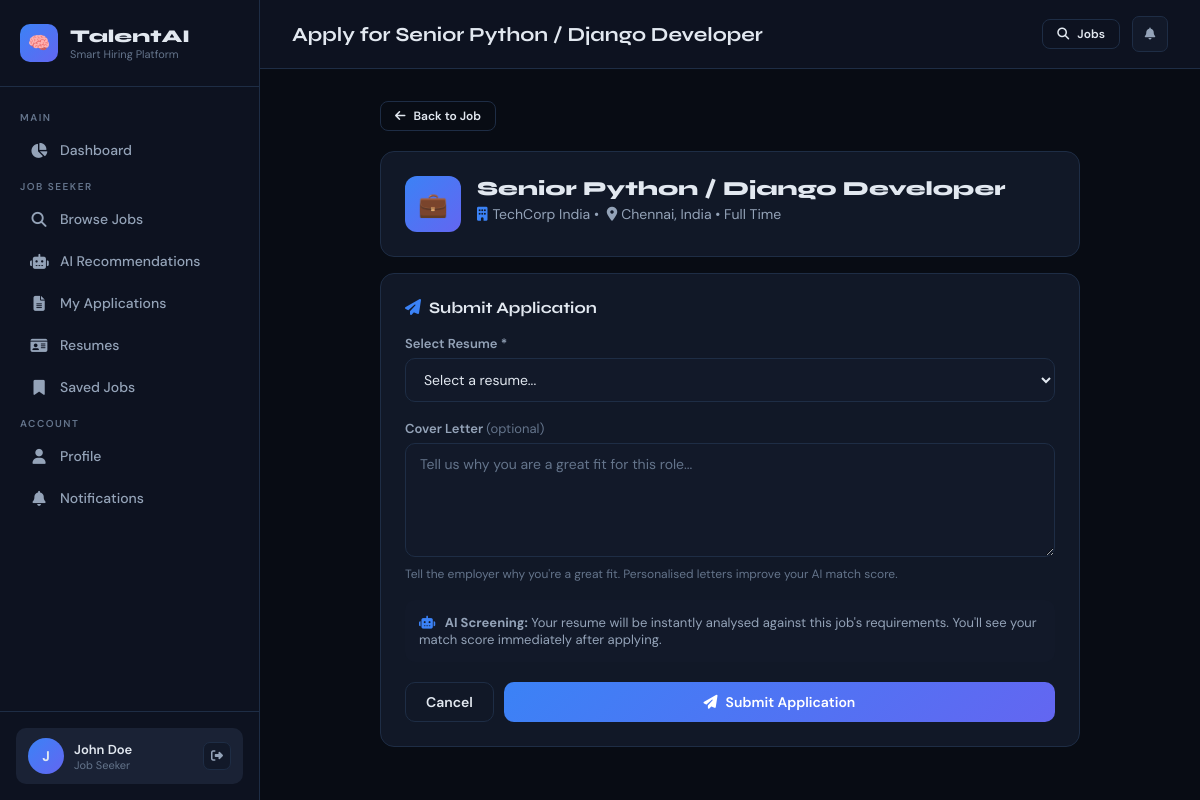
Screenshot of /jobs/1/apply/ (signed in) with the database file from the repository.
### core/models.py (models this page shows, shortened)
class JobPosting(models.Model):
    JOB_TYPE_CHOICES = [
        ('full_time', 'Full Time'),
        ('part_time', 'Part Time'),
        ('contract', 'Contract'),
        ('internship', 'Internship'),
        ('remote', 'Remote'),
        ('hybrid', 'Hybrid'),
    ]
    EXPERIENCE_CHOICES = [
        ('entry', 'Entry Level (0-1 yrs)'),
        ('junior', 'Junior (1-3 yrs)'),
        ('mid', 'Mid Level (3-5 yrs)'),
        ('senior', 'Senior (5-8 yrs)'),
        ('lead', 'Lead / Principal (8+ yrs)'),
    ]
    STATUS_CHOICES = [
        ('draft', 'Draft'),
        ('active', 'Active'),
        ('closed', 'Closed'),
        ('paused', 'Paused'),
    ]
    company = models.ForeignKey(User, on_delete=models.CASCADE, related_name='job_postings')
    title = models.CharField(max_length=200)
    description = models.TextField()
    requirements = models.TextField()
    responsibilities = models.TextField(blank=True)
    skills_required = models.ManyToManyField(Skill, related_name='jobs', blank=True)
    skills_text = models.TextField(blank=True, help_text='Comma-separated skills for NLP matching')
    job_type = models.CharField(max_length=20, choices=JOB_TYPE_CHOICES, default='full_time')
    experience_level = models.CharField(max_length=20, choices=EXPERIENCE_CHOICES, default='mid')
    location = models.CharField(max_length=200)
    salary_min = models.DecimalField(max_digits=12, decimal_places=2, blank=True, null=True)
    salary_max = models.DecimalField(max_digits=12, decimal_places=2, blank=True, null=True)
    status = models.CharField(max_length=20, choices=STATUS_CHOICES, default='active')
    deadline = models.DateField(blank=True, null=True)
    created_at = models.DateTimeField(auto_now_add=True)
    updated_at = models.DateTimeField(auto_now=True)
    views_count = models.IntegerField(default=0)
    class Meta:
        ordering = ['-created_at']

class CompanyProfile(models.Model):
    user = models.OneToOneField(User, on_delete=models.CASCADE, related_name='company_profile')
    company_name = models.CharField(max_length=200)
    industry = models.CharField(max_length=100, blank=True)
    website = models.URLField(blank=True)
    location = models.CharField(max_length=200, blank=True)
    company_size = models.CharField(max_length=50, blank=True)
    description = models.TextField(blank=True)
    logo = models.ImageField(upload_to='company_logos/', blank=True, null=True)
    founded_year = models.IntegerField(blank=True, null=True)
    is_verified = models.BooleanField(default=False)
    created_at = models.DateTimeField(auto_now_add=True)

### core/views.py (the view, shortened to what this page needs)
# urls.py: path('jobs/<int:pk>/apply/', views.apply_job, name='apply_job'),
@login_required
@role_required('user')
def apply_job(request, pk):
    job = get_object_or_404(JobPosting, pk=pk, status='active')
    if JobApplication.objects.filter(applicant=request.user, job=job).exists():
        messages.warning(request, "You have already applied to this job.")
        return redirect('job_detail', pk=pk)
    form = JobApplicationForm(request.user, request.POST or None)
    return render(request, 'core/user/apply_job.html', {'form': form, 'job': job})

### core/forms.py
class JobApplicationForm(forms.ModelForm):
    class Meta:
        model = JobApplication
        fields = ['resume', 'cover_letter']
        widgets = {
            'resume': forms.Select(attrs={'class': 'form-control'}),
            'cover_letter': forms.Textarea(attrs={
                'class': 'form-control', 'rows': 5,
                'placeholder': 'Tell us why you are a great fit for this role...'
            }),
        }
    def __init__(self, user, *args, **kwargs):
        super().__init__(*args, **kwargs)
        self.fields['resume'].queryset = user.resumes.all()
        self.fields['resume'].empty_label = "Select a resume..."

### core/context_processors.py (called while the page is built)
def notifications_count(request):
    if request.user.is_authenticated:
        count = request.user.notifications.filter(is_read=False).count()
        if request.user.is_superuser:
            role = 'admin'
            role_display = 'Admin'
        else:
            try:
                profile = request.user.profile
                role = profile.role
                role_display = profile.get_role_display()
            except Exception:
                role = 'user'
                role_display = 'Job Seeker'
        return {
            'unread_notifications_count': count,
            'user_role': role,
            'user_role_display': role_display,
        }
    return {
        'unread_notifications_count': 0,
        'user_role': '',
        'user_role_display': '',
    }

### core/models.py (called while the page is built)
    def __str__(self):
        return f"{self.user.username} - {self.title}"

### core/views.py (called while the page is built)
def role_required(*roles):
    def decorator(view_func):
        @wraps(view_func)
        def wrapper(request, *args, **kwargs):
            if not request.user.is_authenticated:
                return redirect('login')
            profile = getattr(request.user, 'profile', None)
            user_role = profile.role if profile else None
            if request.user.is_superuser:
                user_role = 'admin'
            if user_role not in roles:
                messages.error(request, "Access denied for your role.")
                return redirect('dashboard')
            return view_func(request, *args, **kwargs)
        return wrapper
    return decorator

### core/templates/core/user/apply_job.html (shortened to what this page needs)
{% extends "core/base.html" %}
{% block page_title %}Apply for {{ job.title }}{% endblock %}
{% block content %}
<div style="max-width:700px;margin:0 auto;">
  <div style="margin-bottom:20px;">
    <a href="{% url 'job_detail' job.pk %}" class="btn btn-outline btn-sm"><i class="fas fa-arrow-left"></i> Back to Job</a>
  </div>
  <div class="card" style="margin-bottom:16px;">
    <div style="display:flex;align-items:flex-start;gap:16px;">
      <div style="width:56px;height:56px;background:linear-gradient(135deg,#3b82f6,#6366f1);border-radius:12px;display:flex;align-items:center;justify-content:center;font-size:24px;flex-shrink:0;">💼</div>
      <div>
        <h2 style="font-family:'Syne',sans-serif;font-size:20px;font-weight:800;margin-bottom:4px;">{{ job.title }}</h2>
        <div style="color:var(--text2);font-size:14px;">
          <i class="fas fa-building" style="color:#3b82f6;margin-right:5px;"></i>{{ job.company.company_profile.company_name|default:job.company.username }}
          &bull; <i class="fas fa-map-marker-alt" style="margin:0 4px;"></i>{{ job.location }}
          &bull; {{ job.get_job_type_display }}
        </div>
      </div>
    </div>
  </div>
  <div class="card">
    <div class="card-title" style="margin-bottom:18px;"><i class="fas fa-paper-plane" style="color:#3b82f6;margin-right:8px;"></i>Submit Application</div>
    <form method="post">
      <div class="form-group">
        <label class="form-label">Select Resume *</label>
        {{ form.resume }}
      </div>
      <div class="form-group">
        <label class="form-label">Cover Letter <span style="color:var(--text3);font-weight:400;">(optional)</span></label>
        {{ form.cover_letter }}
        <div class="form-hint">Tell the employer why you're a great fit. Personalised letters improve your AI match score.</div>
      </div>
      <div style="background:var(--bg3);border-radius:10px;padding:14px;margin-bottom:20px;font-size:13px;color:var(--text2);">
        <i class="fas fa-robot" style="color:#3b82f6;margin-right:6px;"></i>
        <strong>AI Screening:</strong> Your resume will be instantly analysed against this job's requirements. You'll see your match score immediately after applying.
      </div>
      <div style="display:flex;gap:10px;">
        <a href="{% url 'job_detail' job.pk %}" class="btn btn-outline">Cancel</a>
        <button type="submit" class="btn btn-primary" style="flex:1;justify-content:center;">
          <i class="fas fa-paper-plane"></i> Submit Application
        </button>
      </div>
    </form>
  </div>
</div>
{% endblock %}

### core/templates/core/base.html (shortened to what this page needs)
<!DOCTYPE html>
<html lang="en">
<head>
  <link rel="stylesheet" href="https://cdnjs.cloudflare.com/ajax/libs/font-awesome/6.5.0/css/all.min.css">
</head>
<body>
{% if user.is_authenticated %}
<div class="app-layout">
  <aside class="sidebar" id="sidebar">
    <div class="sidebar-logo">
      <div class="logo-icon">🧠</div>
      <div>
        <div class="logo-text">TalentAI</div>
        <div class="logo-sub">Smart Hiring Platform</div>
      </div>
    </div>
    <nav class="sidebar-nav">
      <div class="nav-section-label">Main</div>
      <a href="{% url 'dashboard' %}" class="nav-link {% if request.resolver_match.url_name == 'dashboard' %}active{% endif %}">
        <i class="fas fa-chart-pie"></i> Dashboard
      </a>
      {% if user_role == 'user' or request.user.is_superuser %}
      {% if user_role == 'user' %}
      <div class="nav-section-label">Job Seeker</div>
      <a href="{% url 'job_list' %}" class="nav-link {% if request.resolver_match.url_name == 'job_list' %}active{% endif %}">
        <i class="fas fa-search"></i> Browse Jobs
      </a>
      <a href="{% url 'recommendations' %}" class="nav-link {% if request.resolver_match.url_name == 'recommendations' %}active{% endif %}">
        <i class="fas fa-robot"></i> AI Recommendations
      </a>
      <a href="{% url 'my_applications' %}" class="nav-link {% if request.resolver_match.url_name == 'my_applications' %}active{% endif %}">
        <i class="fas fa-file-alt"></i> My Applications
      </a>
      <a href="{% url 'resume_list' %}" class="nav-link {% if request.resolver_match.url_name == 'resume_list' %}active{% endif %}">
        <i class="fas fa-id-card"></i> Resumes
      </a>
      <a href="{% url 'saved_jobs' %}" class="nav-link {% if request.resolver_match.url_name == 'saved_jobs' %}active{% endif %}">
        <i class="fas fa-bookmark"></i> Saved Jobs
      </a>
      {% endif %}
      {% endif %}
      <div class="nav-section-label">Account</div>
      <a href="{% url 'profile' %}" class="nav-link {% if request.resolver_match.url_name == 'profile' %}active{% endif %}">
        <i class="fas fa-user"></i> Profile
      </a>
      <a href="{% url 'notifications' %}" class="nav-link {% if request.resolver_match.url_name == 'notifications' %}active{% endif %}">
        <i class="fas fa-bell"></i> Notifications
      </a>
    </nav>
    <div class="sidebar-user">
      <div class="user-card">
        <div class="user-avatar">{{ request.user.first_name|first|upper|default:request.user.username|first|upper }}</div>
        <div>
          <div class="user-name">{{ request.user.get_full_name|default:request.user.username }}</div>
          <div class="user-role">{{ user_role_display|default:"Admin" }}</div>
        </div>
        <div class="user-actions">
          <a href="{% url 'logout' %}" class="icon-btn" title="Logout"><i class="fas fa-sign-out-alt"></i></a>
        </div>
      </div>
    </div>
  </aside>
  <main class="main-content">
    <div class="topbar">
      <div class="d-flex gap-3">
        <span class="topbar-title">{% block page_title %}Dashboard{% endblock %}</span>
      </div>
      <div class="topbar-right">
        <a href="{% url 'job_list' %}" class="btn btn-outline btn-sm"><i class="fas fa-search"></i> Jobs</a>
        <a href="{% url 'notifications' %}" class="icon-btn" style="width:36px;height:36px;">
          <i class="fas fa-bell"></i>
        </a>
      </div>
    </div>
    <div class="page-body">
      {% block content %}{% endblock %}
    </div>
  </main>
</div>
{% else %}
  {% block public_content %}{% endblock %}
{% endif %}
</body>
</html>

### rows the page displays
JobPosting: title "Senior Python / Django Developer", company.company_profile.company_name "TechCorp India", location "Chennai, India", job_type "Full Time"

### other values shown
{{ request.user.get_full_name|default:request.user.username }} "John Doe"
{{ user_role_display|default:"Admin" }} "Job Seeker"
